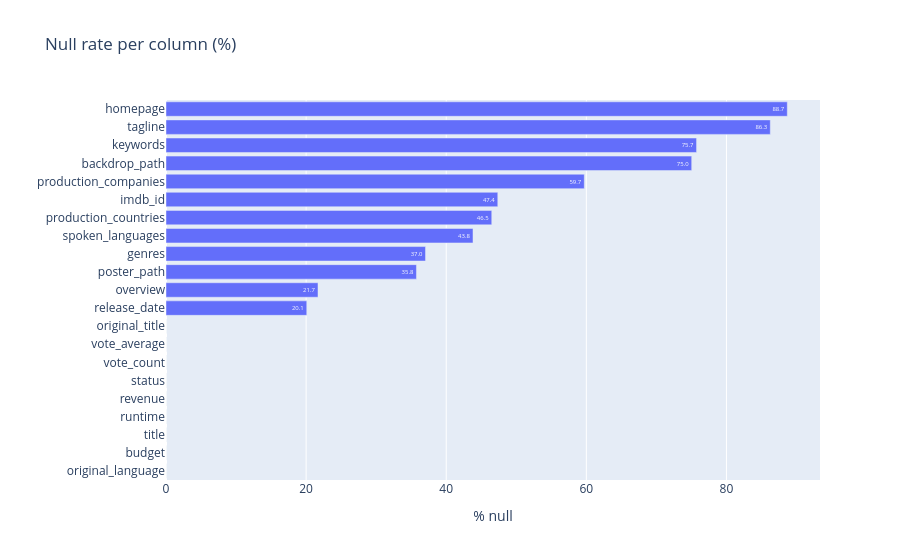

The cell this chart's notebook holds for it:
### Code cell
# Null rate per column — shows which fields have gaps in the Kaggle dataset
null_pct = (merged.isna().sum() / len(merged) * 100).sort_values(ascending=False)
null_df = null_pct.reset_index()
null_df.columns = ["column", "null_pct"]
null_df = null_df[null_df["null_pct"] > 0]

fig = px.bar(
    null_df,
    x="null_pct",
    y="column",
    orientation="h",
    title="Null rate per column (%)",
    labels={"column": "", "null_pct": "% null"},
    text_auto=".1f",
)
fig.update_layout(yaxis={"categoryorder": "total ascending"})
fig.show()

### Figure 1 — Plotly figure (JSON) as saved in the notebook; plotly's stock layout.template omitted (floating-point values rounded to 4 significant figures)
{"data": [{"hovertemplate": "% null=%{x}<br>=%{y}<extra></extra>", "legendgroup": "", "marker": {"color": "#636efa", "pattern": {"shape": ""}}, "name": "", "orientation": "h", "showlegend": false, "textposition": "auto", "texttemplate": "%{x:.1f}", "type": "bar", "x": [88.69, 86.26, 75.73, 75.04, 59.71, 47.36, 46.5, 43.82, 37.05, 35.75, 21.7, 20.1, 0.0004273, 8.546e-05, 8.546e-05, 8.546e-05, 8.546e-05, 8.546e-05, 8.546e-05, 8.546e-05, 8.546e-05], "xaxis": "x", "y": ["homepage", "tagline", "keywords", "backdrop_path", "production_companies", "imdb_id", "production_countries", "spoken_languages", "genres", "poster_path", "overview", "release_date", "original_title", "original_language", "budget", "title", "runtime", "revenue", "status", "vote_count", "vote_average"], "yaxis": "y"}], "layout": {"barmode": "relative", "legend": {"tracegroupgap": 0}, "title": {"text": "Null rate per column (%)"}, "xaxis": {"anchor": "y", "domain": [0.0, 1.0], "title": {"text": "% null"}}, "yaxis": {"anchor": "x", "categoryorder": "total ascending", "domain": [0.0, 1.0], "title": {"text": ""}}}}
